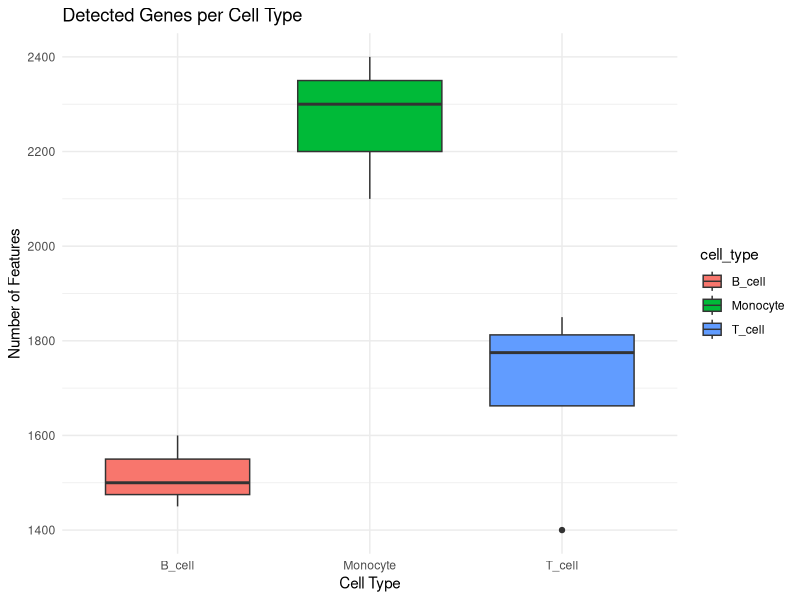
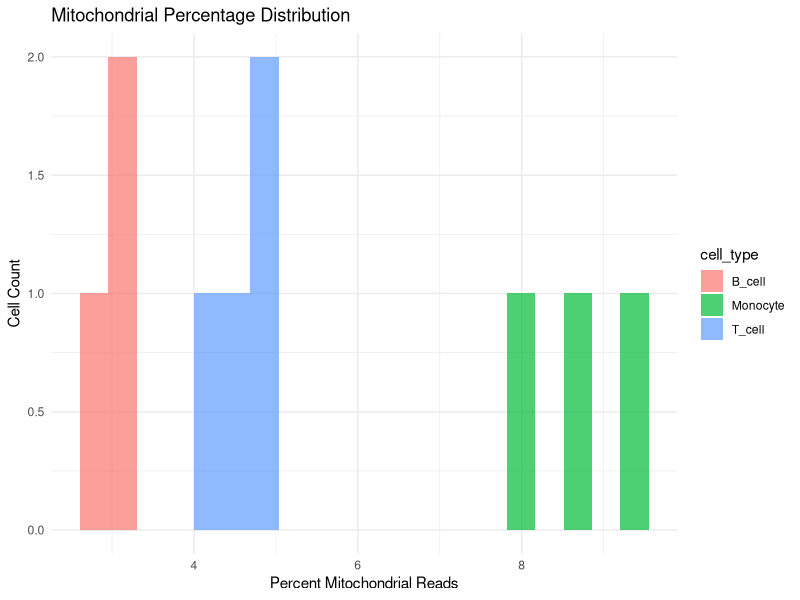
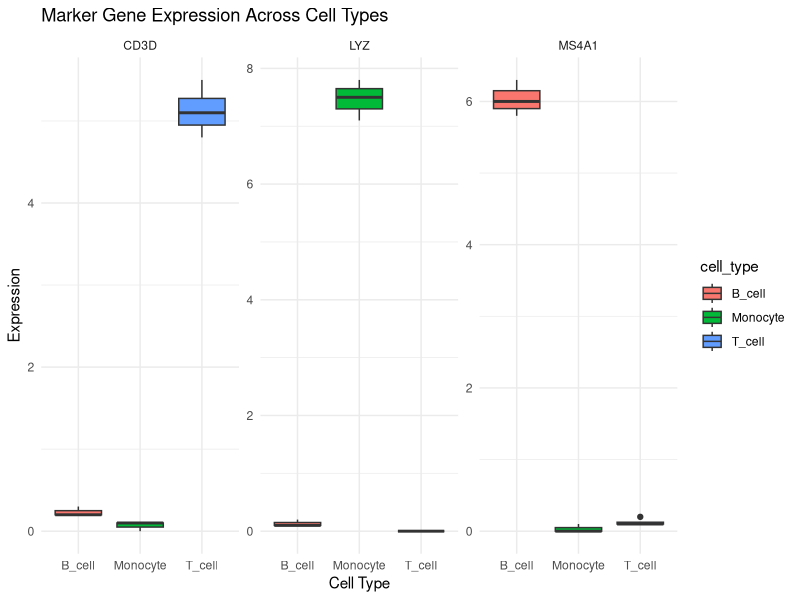

Write R code to recreate these figures, in order.
library(tidyverse)

dir.create("results/figures", showWarnings = FALSE, recursive = TRUE)

meta <- read_csv("data/cell_metadata.csv")
expr <- read_csv("data/gene_expression.csv")

p1 <- meta %>%
  ggplot(aes(x = cell_type, y = nFeature_RNA, fill = cell_type)) +
  geom_boxplot() +
  theme_minimal() +
  labs(
    title = "Detected Genes per Cell Type",
    x = "Cell Type",
    y = "Number of Features"
  )

ggsave("results/figures/qc_features_by_celltype.png", p1, width = 7, height = 5)

p2 <- meta %>%
  ggplot(aes(x = percent_mt, fill = cell_type)) +
  geom_histogram(bins = 20, alpha = 0.7, position = "identity") +
  theme_minimal() +
  labs(
    title = "Mitochondrial Percentage Distribution",
    x = "Percent Mitochondrial Reads",
    y = "Cell Count"
  )

ggsave("results/figures/mt_distribution.png", p2, width = 7, height = 5)

marker_genes <- c("CD3D", "MS4A1", "LYZ")

p3 <- expr %>%
  filter(gene %in% marker_genes) %>%
  left_join(meta, by = "cell_id") %>%
  ggplot(aes(x = cell_type, y = expression, fill = cell_type)) +
  geom_boxplot() +
  facet_wrap(~ gene, scales = "free_y") +
  theme_minimal() +
  labs(
    title = "Marker Gene Expression Across Cell Types",
    x = "Cell Type",
    y = "Expression"
  )

ggsave("results/figures/marker_expression.png", p3, width = 10, height = 6)
